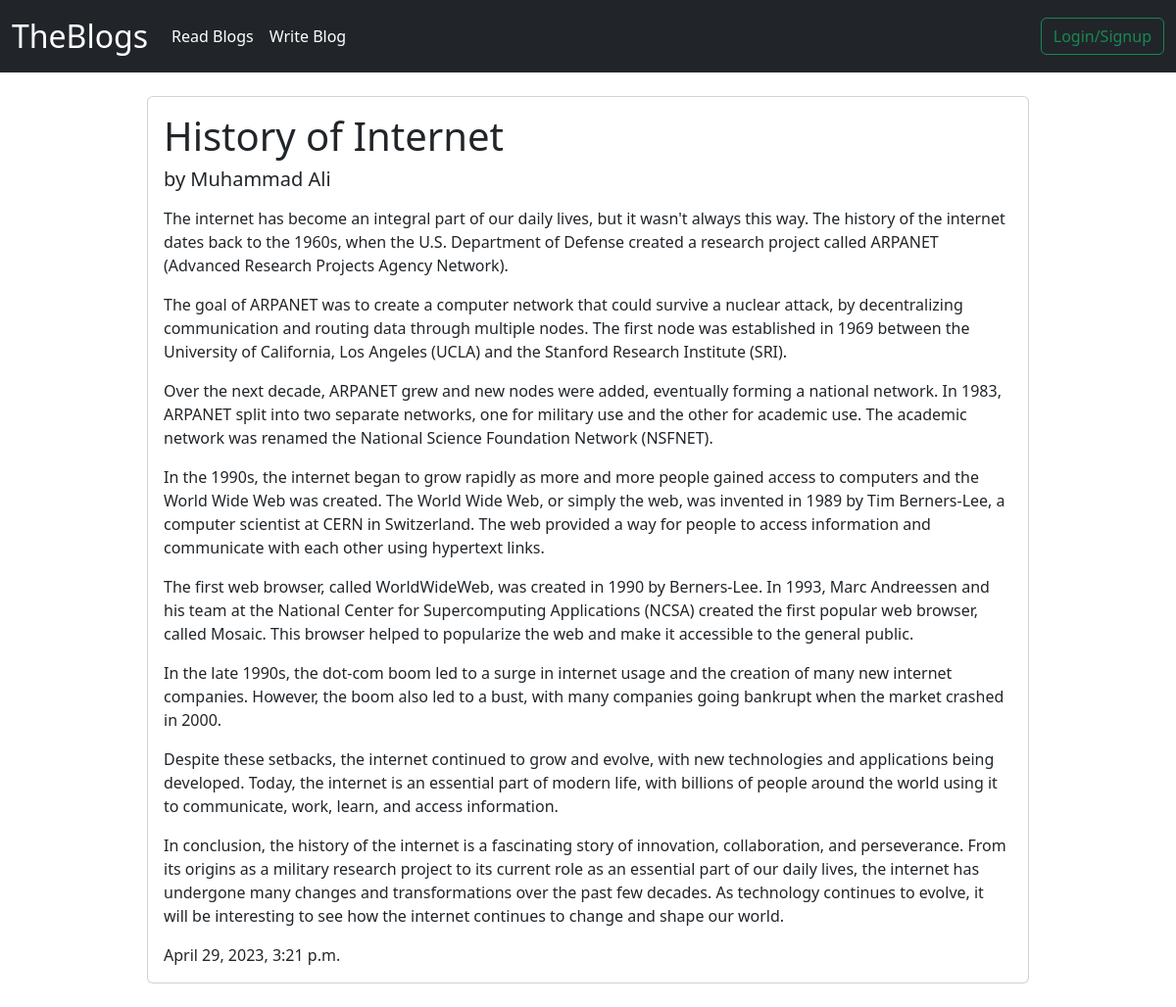
Page /blogs/5 on the committed database.
### Blogs/models.py (models this page shows)
class BlogModel(models.Model):
    blog_heading = models.CharField(max_length=200)
    blog_author = models.ForeignKey(User, on_delete=models.CASCADE)     # Using User model as foreign key here
    blog_content = models.TextField()
    created_at = models.DateTimeField(auto_now_add=True)    # Whenever blog is created, data and time at that moment will be added automatically

### Blogs/views.py (the view)
# urls.py: path('blogs/<blog_id>', views.complete_blog)
def complete_blog(request, blog_id):
    blog = models.BlogModel.objects.get(id=blog_id)
    data = {
        'blog' : blog
    }
    return render(request, 'completeblog.html', data)

### Template/completeblog.html
{% include 'header.html' %}
<div class="card w-75 mx-auto my-4">
    <div class="card-body">
      <h1 class="card-title">{{blog.blog_heading}}</h1>
      <h5 class="card-title">by {{blog.blog_author.first_name | title}} {{blog.blog_author.last_name | title}}</h5>
      <p class="card-text">{{blog.blog_content | linebreaks}}</p>
      <p class="card-text">{{blog.created_at}}</p>
    </div>
</div>
{% include 'footer.html' %}

### rows in the picture
BlogModel: blog_heading "History of Internet", blog_author.first_name "Muhammad", blog_author.last_name "Ali", blog_content "The internet has become an integral part of our daily lives, but it wasn't always this way. The history of the internet dates back to the 1960s, when the U.S. Department of Defense created a research project called ARPANET (Advanced Research Projects Agency Network). The goal of ARPANET was to create a computer network that could survive a nuclear attack, by decentralizing communication and routing data through multiple nodes. The first node was established in 1969 between the University of California, Los Angeles (UCLA) and the Stanford Research Institute (SRI). Over the next decade, ARPANET grew and new nodes were added, eventually forming a national network. In 1983, ARPANET split into…", created_at "April 29, 2023, 3:21 p.m."
